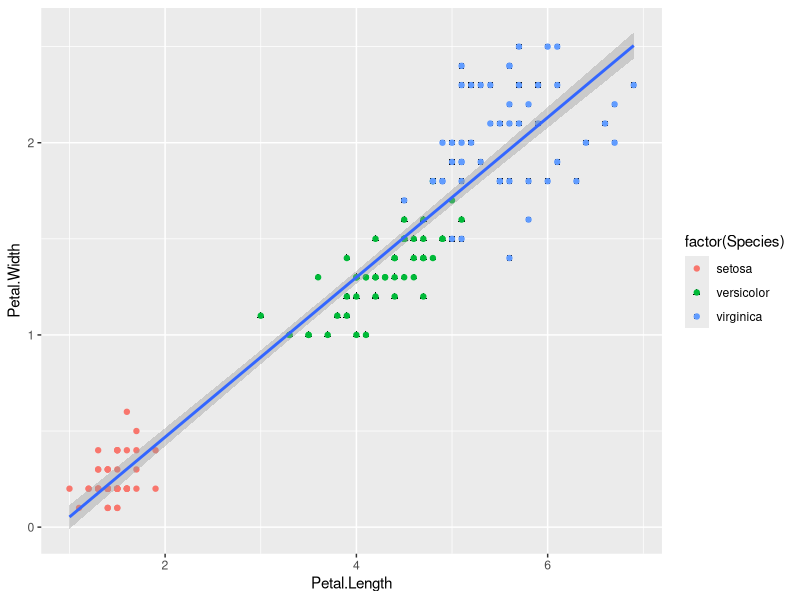

The R script that drew this image:
library(ggplot2)
ggplot(iris, aes(x=Petal.Length, y=Petal.Width))+
  geom_point(aes(shape=factor(Species)))+
  geom_point(aes(color=factor(Species)))+
  geom_smooth(method = "lm")

#some extra information(not for this code particularly)
#data(iris) #load dataset
#names(iris) #shows names of features
#str(iris) #This line prints the structure of the Iris dataset, showing the data types and first few observations of each variable.
#View(iris) #is line opens a data viewer window (if available) to display the entire Iris dataset, allowing you to inspect the data more closely.
